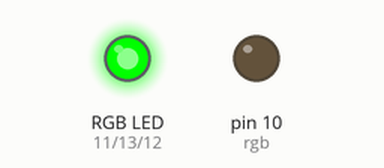
This sketch was run on a simulated Arduino Uno, built with avr-gcc and run on an emulated ATmega328P. On the bench: an RGB LED mixed from three pins (HIGH = lit), output pins drawn as LEDs (lit = HIGH).

Above: at 0.2 s.
At 2.7 s:
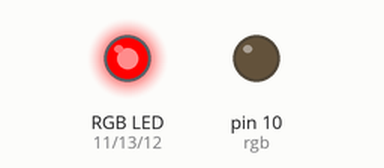
At 5.0 s:
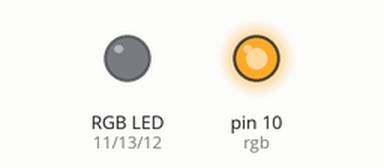
At 6.7 s:
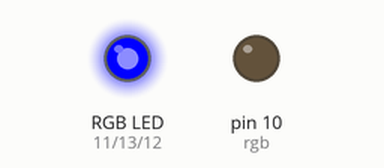
Timing chart, 0 to 8.1 s (numbered marks = the images above):
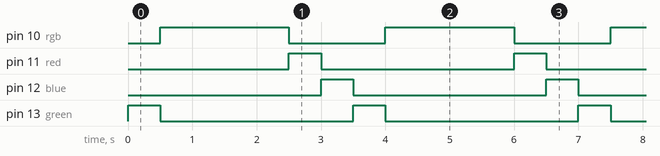

Measured:
- by itself, pin 10 (rgb): alternates HIGH for 2.0 s and LOW for 1.5 s
- by itself, pin 11 (red), pin 12 (blue), pin 13 (green): alternates HIGH for 0.50 s and LOW for 3.0 s
- by itself, everything shown: repeats every 3.5 s, in 5 steps

The sketch:

Blink.ino
```cpp
int green = 13;//Here define 4 pin to blink 4 bulb
int rgb = 10;
int red = 11;
int blue = 12;
void setup() {
  // initialize green,rgb,red,blue as an output.
  pinMode(green, OUTPUT);
  pinMode(rgb, OUTPUT);
  pinMode(red, OUTPUT);
  pinMode(blue, OUTPUT);
}

// the loop function runs over and over again forever
void loop() {
  digitalWrite(green, HIGH);  // turn the LED on (HIGH is the voltage level)
  delay(500);                      // wait for a second
  digitalWrite(green, LOW);   // turn the LED off by making the voltage LOW
  //delay(10);                      // wait for a second

  digitalWrite(rgb, HIGH);  // turn the LED on (HIGH is the voltage level)
  delay(2000);                      // wait for a second
  digitalWrite(rgb, LOW);   // turn the LED off by making the voltage LOW
  //delay(1);

  digitalWrite(red, HIGH);  // turn the LED on (HIGH is the voltage level)
  delay(500);                      // wait for a second
  digitalWrite(red, LOW);   // turn the LED off by making the voltage LOW
  //delay(1);

  digitalWrite(blue, HIGH);  // turn the LED on (HIGH is the voltage level)
  delay(500);                      // wait for a second
  digitalWrite(blue, LOW);   // turn the LED off by making the voltage LOW
  //delay(1);
}
```
